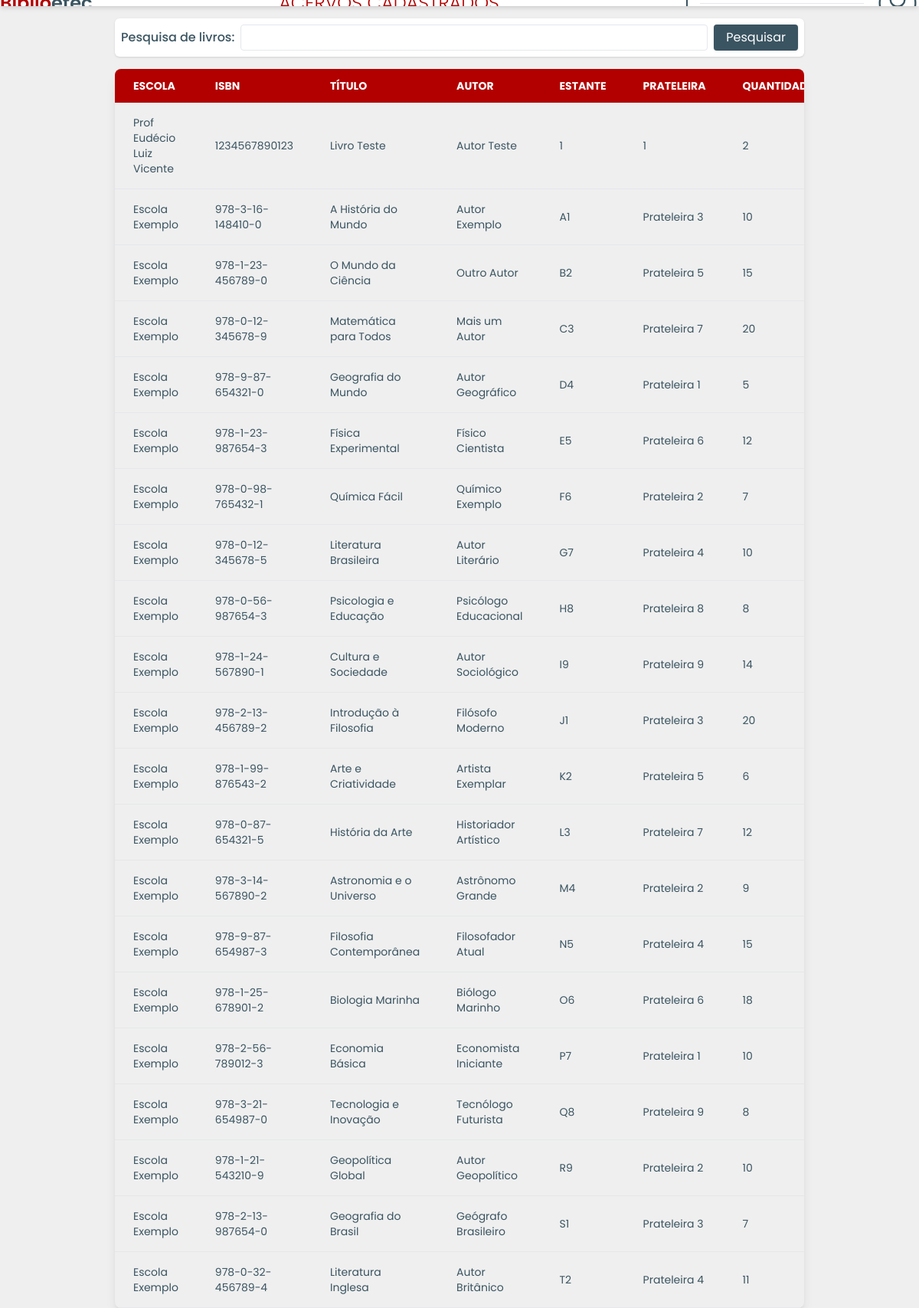
The app's page /Users/pageUser/aluno/pagealuno.php (signed in) with its own data.
### tables this page shows
CREATE TABLE `tblivros` (
  `codigo` int(11) NOT NULL,
  `nome_escola` text DEFAULT NULL,
  `classe` text DEFAULT NULL,
  `titulo` text NOT NULL,
  `autor` text NOT NULL,
  `editora` text DEFAULT NULL,
  `ano_publicacao` year(4) DEFAULT NULL,
  `isbn` text DEFAULT NULL,
  `genero` text DEFAULT NULL,
  `num_paginas` int(11) DEFAULT NULL,
  `idioma` text DEFAULT NULL,
  `data_adicao` timestamp NOT NULL DEFAULT current_timestamp(),
  `estante` text DEFAULT NULL,
  `prateleira` text DEFAULT NULL,
  `edicao` int(11) DEFAULT NULL,
  `quantidade` int(11) DEFAULT NULL
);

### Users/pageUser/aluno/pagealuno.php (the view, shortened to what this page needs)
<?php
include_once("../../../conexao/conexao.php");
if (isset($_GET["pesquisa"])) {
    $pesquisa = $_GET["pesquisa"];
} else {
    $pesquisa = '';
}
$pesquisa_escapada = mysqli_real_escape_string($conn, $pesquisa);
mysqli_set_charset($conn, "utf8mb4");
?>
<!DOCTYPE html>
<html lang="pt-BR">
<head>
    <link rel="stylesheet" href="../../UserCss/defaults.css">
    <script src="https://cdn.tailwindcss.com"></script>
</head>
<body class="w-screen h-screen flex flex-col items-center bg-[var(--off-white)]">
    <header class="min-w-full bg-white py-1 flex flex-row justify-between items-center shadow-md overflow-hidden ">
        <a href="#" class="text-2xl  xl:text-4xl xl:mx-4 text-primary font-semibold" tabindex="-1">Biblio<span class="text-secondary">etec</span></a>
        <h1 class="text-2xl font-light text-primary">ACERVOS CADASTRADOS</h1>
        <button id="dropdown-perfil" data-dropdown-toggle="dropdown" class="flex justify-between items-center max-h-12 pl-4 mr-4 bg-white border-2 border-solid border-[var(--secondary)] border-r-0 rounded-lg text-[var(--secondary)] text-left flex-nowrap text-nowrap" type="button">
            <div>
                <hr>
            </div>
        </button>
    </header>
    <main class="mt-1 mx-1 md:mt-4 md:mx-4 w-full flex flex-col items-center gap-4 ">
        <form name="pesquisa" action="pagealuno.php" method="get" class="w-full md:w-[75%] flex flex-column md:flex-row items-center justify-between gap-2 px-2 py-2 bg-white rounded-md shadow">
            <div class="w-full flex flex-column justify-center gap-2 items-center">
                <label for="pesquise" class="font-medium text-secondary text-nowrap">Pesquisa de livros:</label>
                <input type="text" name="pesquisa" value="<?php echo htmlspecialchars($pesquisa); ?>" class="w-full border border-secondary rounded text-secondary placeholder:text-secondary px-2 py-1">
            </div>
            <input type="submit" value="Pesquisar" class="bg-secondary text-white rounded shadow h-full px-4">
        </form>
        <div class="w-full md:w-[75%] relative overflow-x-auto shadow-lg rounded-lg">
            <table class="min-w-full text-sm text-left text-[var(--secondary)]">
                <thead class="text-sm text-white uppercase bg-[var(--primary)]">
                    <tr>
                        <th class="px-6 py-3">Escola</th>
                        <th class="px-6 py-3">ISBN</th>
                        <th class="px-6 py-3">Título</th>
                        <th class="px-6 py-3">Autor</th>
                        <th class="px-6 py-3">Estante</th>
                        <th class="px-6 py-3">Prateleira</th>
                        <th class="px-6 py-3">Quantidade</th>
                    </tr>
                </thead>
                <tbody>
                    <?php
                    $sql = "SELECT codigo, nome_escola, titulo, autor, estante, prateleira, quantidade, isbn
                            FROM tblivros
                            WHERE titulo LIKE '%$pesquisa_escapada%'
                            ORDER BY codigo";
                    $result = mysqli_query($conn, $sql);
                    if ($result && mysqli_num_rows($result) > 0) {
                        while ($row = mysqli_fetch_assoc($result)) {
                            echo '<tr class="border-b">';
                            echo '<td class="px-6 py-4">' . htmlspecialchars($row['nome_escola']) . '</td>';
                            echo '<td class="px-6 py-4">' . htmlspecialchars($row['isbn']) . '</td>';
                            echo '<td class="px-6 py-4">' . htmlspecialchars($row['titulo']) . '</td>';
                            echo '<td class="px-6 py-4">' . htmlspecialchars($row['autor']) . '</td>';
                            echo '<td class="px-6 py-4">' . htmlspecialchars($row['estante']) . '</td>';
                            echo '<td class="px-6 py-4">' . htmlspecialchars($row['prateleira']) . '</td>';
                            echo '<td class="px-6 py-4">' . htmlspecialchars($row['quantidade']) . '</td>';
                            echo '</tr>';
                        }
                    } else {
                        echo '<tr><td colspan="9" class="px-6 py-4 text-center">Nenhum resultado encontrado.</td></tr>';
                    }
                    ?>
                </tbody>
            </table>
        </div>
    </main>
</body>
</html>

### Users/UserCss/defaults.css (style rules this page uses)
:root { --primary: #b20000; --primary-emphasis: #8e0000; --primary-light: #f0bebe; --secondary: #3a5461; --secondary-emphasis: #23323a; --light-grey: #d8dddf; --grey: #9daab0; --dark-grey: #273336; --off-black: #141617; --off-white: #efefef; }
* { box-sizing: border-box !important; font-family: "Poppins", sans-serif !important; }
body { width: 100% !important; display: flex !important; flex-direction: column !important; background-color: var(--off-white) !important; }
.text-primary { color: var(--primary) !important; }
.text-secondary { color: var(--secondary) !important; }
.bg-secondary { background-color: var(--secondary) !important; }

### records on screen
tblivros: nome_escola "Prof Eudécio Luiz Vicente", isbn "1234567890123", titulo "Livro Teste", autor "Autor Teste", estante "1", prateleira "1", quantidade "2"
tblivros: nome_escola "Escola Exemplo", isbn "978-3-16-148410-0", titulo "A História do Mundo", autor "Autor Exemplo", estante "A1", prateleira "Prateleira 3", quantidade "10"
tblivros: nome_escola "Escola Exemplo", isbn "978-1-23-456789-0", titulo "O Mundo da Ciência", autor "Outro Autor", estante "B2", prateleira "Prateleira 5", quantidade "15"
tblivros: nome_escola "Escola Exemplo", isbn "978-0-12-345678-9", titulo "Matemática para Todos", autor "Mais um Autor", estante "C3", prateleira "Prateleira 7", quantidade "20"
tblivros: nome_escola "Escola Exemplo", isbn "978-9-87-654321-0", titulo "Geografia do Mundo", autor "Autor Geográfico", estante "D4", prateleira "Prateleira 1", quantidade "5"
tblivros: nome_escola "Escola Exemplo", isbn "978-1-23-987654-3", titulo "Física Experimental", autor "Físico Cientista", estante "E5", prateleira "Prateleira 6", quantidade "12"
tblivros: nome_escola "Escola Exemplo", isbn "978-0-98-765432-1", titulo "Química Fácil", autor "Químico Exemplo", estante "F6", prateleira "Prateleira 2", quantidade "7"
tblivros: nome_escola "Escola Exemplo", isbn "978-0-12-345678-5", titulo "Literatura Brasileira", autor "Autor Literário", estante "G7", prateleira "Prateleira 4", quantidade "10"
tblivros: nome_escola "Escola Exemplo", isbn "978-0-56-987654-3", titulo "Psicologia e Educação", autor "Psicólogo Educacional", estante "H8", prateleira "Prateleira 8", quantidade "8"
tblivros: nome_escola "Escola Exemplo", isbn "978-1-24-567890-1", titulo "Cultura e Sociedade", autor "Autor Sociológico", estante "I9", prateleira "Prateleira 9", quantidade "14"
tblivros: nome_escola "Escola Exemplo", isbn "978-2-13-456789-2", titulo "Introdução à Filosofia", autor "Filósofo Moderno", estante "J1", prateleira "Prateleira 3", quantidade "20"
tblivros: nome_escola "Escola Exemplo", isbn "978-1-99-876543-2", titulo "Arte e Criatividade", autor "Artista Exemplar", estante "K2", prateleira "Prateleira 5", quantidade "6"
tblivros: nome_escola "Escola Exemplo", isbn "978-0-87-654321-5", titulo "História da Arte", autor "Historiador Artístico", estante "L3", prateleira "Prateleira 7", quantidade "12"
tblivros: nome_escola "Escola Exemplo", isbn "978-3-14-567890-2", titulo "Astronomia e o Universo", autor "Astrônomo Grande", estante "M4", prateleira "Prateleira 2", quantidade "9"
tblivros: nome_escola "Escola Exemplo", isbn "978-9-87-654987-3", titulo "Filosofia Contemporânea", autor "Filosofador Atual", estante "N5", prateleira "Prateleira 4", quantidade "15"
tblivros: nome_escola "Escola Exemplo", isbn "978-1-25-678901-2", titulo "Biologia Marinha", autor "Biólogo Marinho", estante "O6", prateleira "Prateleira 6", quantidade "18"
tblivros: nome_escola "Escola Exemplo", isbn "978-2-56-789012-3", titulo "Economia Básica", autor "Economista Iniciante", estante "P7", prateleira "Prateleira 1", quantidade "10"
tblivros: nome_escola "Escola Exemplo", isbn "978-3-21-654987-0", titulo "Tecnologia e Inovação", autor "Tecnólogo Futurista", estante "Q8", prateleira "Prateleira 9", quantidade "8"
tblivros: nome_escola "Escola Exemplo", isbn "978-1-21-543210-9", titulo "Geopolítica Global", autor "Autor Geopolítico", estante "R9", prateleira "Prateleira 2", quantidade "10"
tblivros: nome_escola "Escola Exemplo", isbn "978-2-13-987654-0", titulo "Geografia do Brasil", autor "Geógrafo Brasileiro", estante "S1", prateleira "Prateleira 3", quantidade "7"
tblivros: nome_escola "Escola Exemplo", isbn "978-0-32-456789-4", titulo "Literatura Inglesa", autor "Autor Britânico", estante "T2", prateleira "Prateleira 4", quantidade "11"
